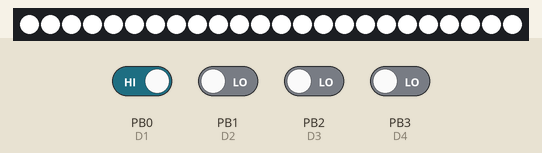
This sketch was run on a simulated ATtiny85, built with avr-gcc and run on an emulated ATtiny85. Shown: 24 RGB LEDs in strip order, left to right. Inputs (shaded band) come from the test bench; at power-on: PB0 (D1) HIGH, PB1 (D2), PB2 (D3), PB3 (D4) LOW. Dim RGB values are drawn brighter than linear; random numbers use the default seed unless the sketch sets one.

Above: at 5.0 s.
5.1 s: PB2 (D3) driven HIGH
At 5.28 s:
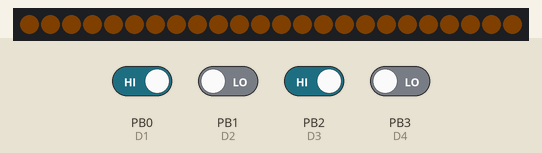
7.0 s: PB0 (D1) driven LOW
At 8.6 s:
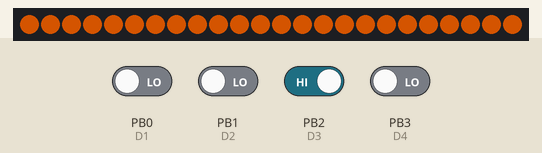
8.9 s: PB3 (D4) driven HIGH
At 10.28 s:
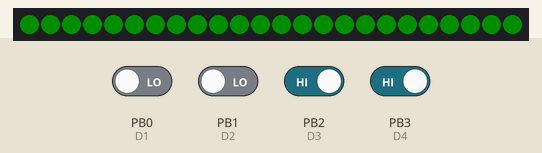
11.0 s: PB1 (D2) driven HIGH
19.2 s: PB0 (D1) driven HIGH
At 21.97 s:
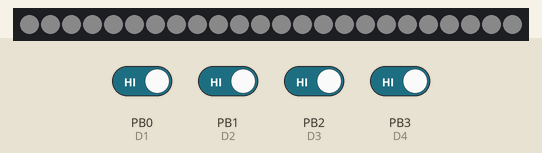
22.2 s: PB1 (D2) driven LOW
At 22.58 s:
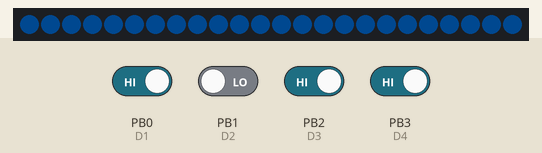

The sketch:

lsm.ino
```cpp
#include <Adafruit_NeoPixel.h>
#include <SM.h>
//#include <State.h>

/*The color palette initially should support the following:

White:	(255,255,255).
Orange: (255,102,0)
Deep Red: (255,0,0)
Green:	(0,255,0)
Blue:  (0,128,255)
Purple: (128,0,255)
Yellow:  (255,255,0)

And support the speeds of Slow, Medium, Fast for each color.

To speed up the transition rate do:

To speed up/slow down the flash rates do:

This gives up the following combinations for the state machine.
0    OFF
1    ON WHITE
2    SLOW WHITE
3    MEDIUM WHITE
4    ON ORANGE
5    SLOW ORANGE
6    MEDIUM ORANGE
7    ON RED
8    SLOW RED
9    FAST RED
10.  ON GREEN
11.  SLOW GREEN
12.  MEDIUM GREEN

Next set of colors are for fun.

13.   FAST BLUE
14.   FAST YELLOW
15.   FAST PURPLE

The color transition effect are disabled, can be added later.

State S1(){
//low white fade in/out
//Fadeup
for (uint16_t b = 5; b< 30; b++) {
 colorFast(strip.Color(b,b,b),15);
}
stateread();

//Fadedown
for (uint16_t b = 30; b> 5; b=b-1) {
  colorFast(strip.Color(b,b,b),8);
}
stateread();

 State S3(){
 // low fade red
 for (uint16_t b = 5; b< 30; b++) {
   colorFast(strip.Color(b,0,0),15);
 }
 stateread();
 for (uint16_t b = 30; b> 5; b=b-1) {
   colorFast(strip.Color(b,0,0),8);
 }
 stateread();

}

#TODO

Need to get more accurate color representation

Checkout example at:

https://learn.adafruit.com/downloads/pdf/neopixel-ring-clock.pdf

Need to get a better & faster transition.

Need to experiment with more subtle flashing effect.

*/

SM Simple(S1);

#define D1 0
#define D2 1
#define D3 2
#define D4 3
#define NUM_LEDS 24//12 for enviros 16 for cameras 24 for base stations
#define DATA_PIN 4 //output pin on ATTiny85
//#define BTN_PIN 0 //input pin on ATTiny85
//#define BTN_DELAY 250 //add delay for debounce
#define NUM_PATTERNS 16 //patterns avail
#define CTR_THRESH 16

uint8_t j = 0;
uint8_t pattern=1;
//uint8_t buttonState=0;
uint8_t lastPix=0;
uint8_t myPix=0;
uint8_t direction=1;
uint8_t counter=0;
uint8_t colors[3];
uint32_t setColor=0;
unsigned long mark;
  boolean flag1=0;
  boolean flag2=0;
  boolean flag3=0;
  boolean flag4=0;

// Uses GRB instead of RGB
// Uses 800Khz datastream

Adafruit_NeoPixel strip = Adafruit_NeoPixel(NUM_LEDS, DATA_PIN, NEO_GRB + NEO_KHZ800);

void theaterChase(uint32_t c, uint8_t wait) {

    for (int q=0; q < 3; q++) {
      for (int i=0; i < strip.numPixels(); i=i+3) {
        strip.setPixelColor(i+q, c-random(1,50));    //turn every third pixel on
      }
      strip.show();

      delay(wait);

      for (int i=0; i < strip.numPixels(); i=i+3) {
        strip.setPixelColor(i+q, 0);        //turn every third pixel off
      }
    }

}

void colorFast(uint32_t c, uint8_t wait) {
  for (uint16_t i = 0; i < strip.numPixels(); i++) {
    strip.setPixelColor(i, c);
  }
  strip.show();
  delay(wait);
}

void setup(){
  pinMode(D1, INPUT);
  pinMode(D2, INPUT);
  pinMode(D3, INPUT);
  pinMode(D4, INPUT);
  // Initialize with medium fast white.
  strip.begin();
  Simple.Set(S2);
/*  for (uint16_t b = 1; b< 15; b++) {
    colorFast(strip.Color(b,b,b),50);
  }
  for (uint16_t b = 15; b> 1; b=b-1) {
    colorFast(strip.Color(b,b,b),25);
  }
*/
}

// Colorfast is a function which iterates through all the pixels in the strip, wait is delay in milliseconds.

void stateread() {
  flag1 = digitalRead(D1);
  flag2 = digitalRead(D2);
  flag3 = digitalRead(D3);
  flag4 = digitalRead(D4);

  if(!flag1&&!flag2&&!flag3&&!flag4) Simple.Set(S0);
  if(flag1&&!flag2&&!flag3&&!flag4) Simple.Set(S1);
  if(!flag1&&flag2&&!flag3&&!flag4) Simple.Set(S2);
  if(flag1&&flag2&&!flag3&&!flag4) Simple.Set(S3);

  if(!flag1&&!flag2&&flag3&&!flag4) Simple.Set(S4);
  if(flag1&&!flag2&&flag3&&!flag4) Simple.Set(S5);
  if(!flag1&&flag2&&flag3&&!flag4) Simple.Set(S6);
  if(flag1&&flag2&&flag3&&!flag4) Simple.Set(S7);

  if(!flag1&&!flag2&&!flag3&&flag4) Simple.Set(S8);
  if(flag1&&!flag2&&!flag3&&flag4) Simple.Set(S9);
  if(!flag1&&flag2&&!flag3&&flag4) Simple.Set(S10);
  if(flag1&&flag2&&!flag3&&flag4) Simple.Set(S11);

  if(!flag1&&!flag2&&flag3&&flag4) Simple.Set(S12);
  if(flag1&&!flag2&&flag3&&flag4) Simple.Set(S13);
  if(!flag1&&flag2&&flag3&&flag4) Simple.Set(S14);
  if(flag1&&flag2&&flag3&&flag4) Simple.Set(S15);
}

void loop(){
  EXEC(Simple);
}

State S0(){
//Wipe all colors.
    strip.show();
    for (uint16_t b = 1; b< 15; b++) {
    colorFast(strip.Color(0,0,0),15);
    delay(10);
  }
  stateread();
  for (uint16_t b = 15; b> 1; b=b-1) {
    colorFast(strip.Color(0,0,0),8);
    delay(10);
  }
}

State S1(){
//Bright Solid White 255,255,255
    for (uint16_t b = 1; b< 15; b++) {
    colorFast(strip.Color(255,255,255),15);
    delay(10);
  }
  stateread();
  for (uint16_t b = 15; b> 1; b=b-1) {
    colorFast(strip.Color(255,255,255),8);
    delay(10);
  }
  stateread();
}


State S2(){
 //Low Slow White 30,30,30
   for (uint16_t b = 5; b< 30; b++) {
    colorFast(strip.Color(b,b,b),100);
  }
  stateread();
  for (uint16_t b = 30; b> 5; b=b-1) {
    colorFast(strip.Color(b,b,b),50);
  }
  stateread();
}

State S3(){
//Medium Fast White 60,60,60
  for (uint16_t b = 1; b< 15; b++) {
    colorFast(strip.Color(b,b,b),50);
  }
  stateread();
  for (uint16_t b = 15; b> 1; b=b-1) {
    colorFast(strip.Color(b,b,b),25);
  }
  stateread();
}

State S4(){
//Bright Solid Orange 255,102,0
   for (uint16_t b = 1; b< 15; b++) {
    colorFast(strip.Color(128,51,0),15);
    delay(10);
  }
  stateread();
  for (uint16_t b = 15; b> 1; b=b-1) {
    colorFast(strip.Color(128,51,0),8);
    delay(10);
  }
  stateread();
}

State S5(){
//Low Slow Orange 255,102,0
   for (uint16_t b = 1; b< 15; b++) {
    colorFast(strip.Color( b * 4 , b * 2 ,0),100);
  }
  stateread();
  for (uint16_t b = 15; b> 1; b=b-1) {
    colorFast(strip.Color( b * 4 , b * 2 , 0),50);
  }
  stateread();
}
State S6(){
//Medium Fast Orange 255,102,0
   for (uint16_t b = 1; b< 15; b++) {
    colorFast(strip.Color(b * 4 , b * 2 , 0 ),50);
  }
  stateread();
  for (uint16_t b = 15; b> 1; b=b-1) {
    colorFast(strip.Color(b * 4, b * 2 , 0),25);
  }
  stateread();
}

State S7(){
//Bright Solid Red 255,0,0
    for (uint16_t b = 1; b< 15; b++) {
    colorFast(strip.Color(255,0,0),15);
    delay(10);
  }
  stateread();
  for (uint16_t b = 15; b> 1; b=b-1) {
    colorFast(strip.Color(255,0,0),8);
    delay(10);
  }
  stateread();
}

State S8(){
//Low Slow Red 255,0,0
  for (uint16_t b = 1; b< 15; b++) {
    colorFast(strip.Color( b, 0, 0),100);
  }
  stateread();
  for (uint16_t b = 15; b> 1; b=b-1) {
    colorFast(strip.Color( b, 0, 0),50);
  }
  stateread();

}
State S9(){
//Fast Red 255,0,0
  for (uint16_t b = 128; b< 15; b++) {
    colorFast(strip.Color( b, 0, 0),25);
  }
  stateread();
  for (uint16_t b = 128; b> 1; b=b-1) {
    colorFast(strip.Color( b, 0, 0),15);
  }
  stateread();
}
State S10(){
//Bright Solid Green 0,255,0
   for (uint16_t b = 1; b< 15; b++) {
    colorFast(strip.Color( 0, 128, 0),15);
    delay(10);
  }
  stateread();
  for (uint16_t b = 15; b> 1; b=b-1) {
    colorFast(strip.Color( 0, 128, 0),8);
    delay(10);
  }
  stateread();
}

State S11(){
//Low Slow Green 0,255,0
  for (uint16_t b = 1; b< 15; b++) {
    colorFast(strip.Color( 0, b, 0),100);
  }
  stateread();
  for (uint16_t b = 15; b> 1; b=b-1) {
    colorFast(strip.Color( 0, b, 0),50);
  }
  stateread();
}

State S12(){
//Medium Fast Green 0,255,0
     for (uint16_t b = 1; b< 15; b++) {
    colorFast(strip.Color( 0 , b, 0),50);
  }
  stateread();
  for (uint16_t b = 15; b> 1; b=b-1) {
    colorFast(strip.Color( 0 , b, 0),25);
  }
  stateread();
}

State S13(){
//Medium Fast Blue 0,128,255
    for (uint16_t b = 1; b< 15; b++) {
    colorFast(strip.Color( 0, b, 2 * b),15);
  }
  stateread();
  for (uint16_t b = 15; b> 1; b=b-1) {
    colorFast(strip.Color( 0, b, 2 * b),8);
  }
  stateread();
}
State S14(){
//party harty
    for (uint16_t b = 20; b< 80; b++) {
    theaterChase(strip.Color( b, b, b),40);
  }
  stateread();
  for (uint16_t b = 80; b> 20; b=b-1) {
    colorFast(strip.Color( b, b, b),30);
  }
  stateread();
}
State S15(){
//Horrible Hack to keep it white.
//Medium Fast Purple 128,0,255
  for (uint16_t b = 1; b< 15; b++) {
    colorFast(strip.Color( b, b, b),15);
  }
  stateread();
  for (uint16_t b = 15; b> 1; b=b-1) {
    colorFast(strip.Color( b, b, b),8);
  }
  stateread();
}
////Medium Fast Purple 128,0,255
//    for (uint16_t b = 1; b< 15; b++) {
//    colorFast(strip.Color( b, 0 , 2 * b),15);
//  }
//  stateread();
//  for (uint16_t b = 15; b> 1; b=b-1) {
//    colorFast(strip.Color( b, 0, 2 * b),8);
//  }
//  stateread();
//}
```

Measured:
- after the input at 5.1 s, the LEDs: change after 0.13 s (image 1)
- after the input at 8.9 s, the LEDs: first change after 0.53 s (image 3 shows a later state)
